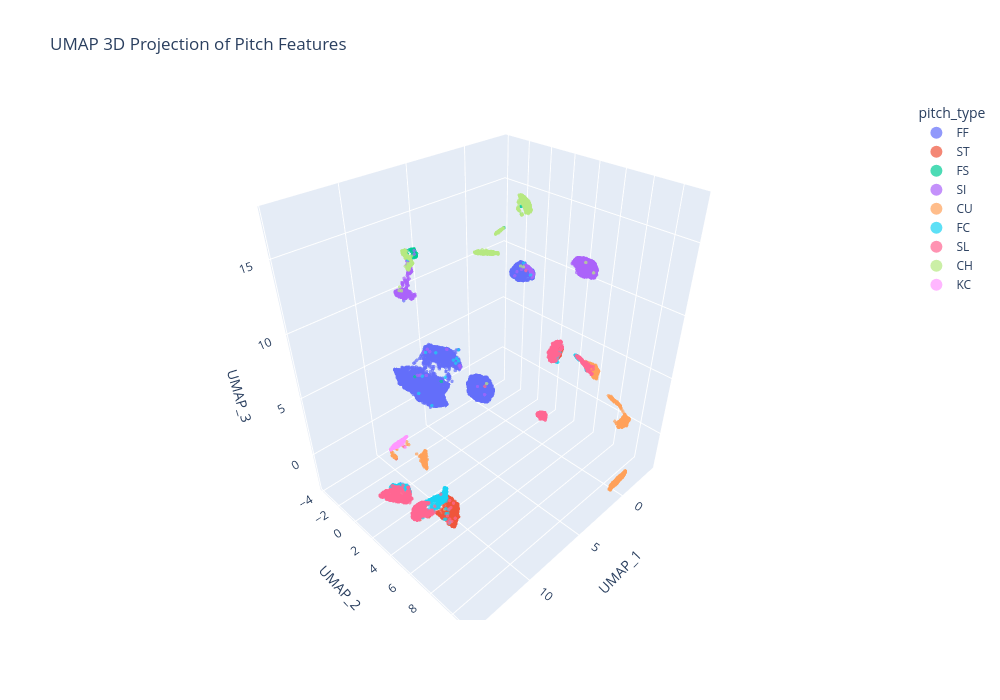

Write notebook code for a chart like this one.
### Code cell
import plotly.express as px

reducer_3d = umap.UMAP(n_components=3, n_neighbors=15, min_dist=0.05,
                        metric='euclidean', random_state=random_state)
embedding_3d = reducer_3d.fit_transform(X_scaled)

embedding_df_3d = pd.DataFrame(embedding_3d, columns=['UMAP_1', 'UMAP_2', 'UMAP_3'])
embedding_df_3d['pitch_type'] = y_umap

fig = px.scatter_3d(
    embedding_df_3d, x='UMAP_1', y='UMAP_2', z='UMAP_3',
    color='pitch_type',
    opacity=0.7,
    title='UMAP 3D Projection of Pitch Features'
)
fig.update_traces(marker=dict(size=2))
fig.update_layout(width=1000, height=700,
                  legend=dict(itemsizing='constant'))
fig.show()

### Figure 1 — Plotly figure (JSON) as saved in the notebook; plotly's stock layout.template omitted (floating-point values rounded to 4 significant figures; data arrays with more than 128 entries replaced by an {"elided": "..."} marker saying what was removed)
{"data": [{"hovertemplate": "pitch_type=FF<br>UMAP_1=%{x}<br>UMAP_2=%{y}<br>UMAP_3=%{z}<extra></extra>", "legendgroup": "FF", "marker": {"color": "#636efa", "opacity": 0.7, "size": 2, "symbol": "circle"}, "mode": "markers", "name": "FF", "scene": "scene", "showlegend": true, "type": "scatter3d", "x": {"elided": "8282 float values"}, "y": {"elided": "8282 float values"}, "z": {"elided": "8282 float values"}}, {"hovertemplate": "pitch_type=ST<br>UMAP_1=%{x}<br>UMAP_2=%{y}<br>UMAP_3=%{z}<extra></extra>", "legendgroup": "ST", "marker": {"color": "#EF553B", "opacity": 0.7, "size": 2, "symbol": "circle"}, "mode": "markers", "name": "ST", "scene": "scene", "showlegend": true, "type": "scatter3d", "x": {"elided": "1168 float values"}, "y": {"elided": "1168 float values"}, "z": {"elided": "1168 float values"}}, {"hovertemplate": "pitch_type=FS<br>UMAP_1=%{x}<br>UMAP_2=%{y}<br>UMAP_3=%{z}<extra></extra>", "legendgroup": "FS", "marker": {"color": "#00cc96", "opacity": 0.7, "size": 2, "symbol": "circle"}, "mode": "markers", "name": "FS", "scene": "scene", "showlegend": true, "type": "scatter3d", "x": [8.136, 8.125, 8.097, 8.069, 8.071, 8.161, 8.288, 8.126, 8.148, 8.28, 8.16, 8.105, 8.229, 8.235, 8.298, 8.091, 8.324, 8.221, 8.282, 8.168, 8.126, 8.116, 8.205, 8.187, 8.085, 8.13, 8.526, 8.585, 8.178, 8.171, 8.167, 8.058, 8.05, 8.071, 8.068, 8.175, 8.189, 8.176, 12.34, 8.094, 8.085, 8.18, 8.145, 8.089, 8.26, 8.351, 8.216, 8.1, 8.152, 8.212, 8.082, 8.154, 8.168, 8.489, 8.555, 8.356, 8.468, 8.357, 8.689, 8.421, 8.198, 8.307, 8.641, 8.602, 8.092, 8.396, 8.475, 8.342, 8.339, 8.397, 8.598, 8.162, 8.461, 8.173, 8.195, 8.17, 8.1, 8.267, 8.162, 8.14, 8.169, 11.62, 8.188, 8.167, 8.143, 8.215, 8.12, 8.081, 8.067, 8.18, 8.248, 8.194, 8.071, 8.097, 8.065, 8.077, 8.091, 8.095, 8.207, 8.311, 8.179, 8.122, 8.459, 8.19, 8.082, 8.082, 8.184, 8.044, 8.245, 8.106, 8.193, 8.049, 8.172, 8.184, 8.071, 8.129, 8.084, 8.035, 8.071, 2.488, 2.341, 2.618, 2.666, 2.582, 2.631, 2.421], "y": [-0.006025, -0.0004963, 0.02508, 0.03378, 0.03349, 0.01851, -0.06678, 0.03024, -0.00364, -0.02979, 0.02298, 0.03108, -0.06931, -0.07426, -0.1159, 0.04013, -0.1833, -0.0276, -0.08492, 0.006282, 0.005633, 0.01663, 0.002943, -0.0317, 0.02521, 0.008072, -0.1934, 0.1235, 0.0005739, 0.01249, 0.01421, 0.04938, 0.03672, 0.03068, 0.0331, 0.042, 0.0134, 0.01207, 4.663, 0.03221, 0.02215, 0.008369, 0.01557, 0.02684, -0.02765, -0.08889, -0.03024, 0.03284, -0.001527, 0.00377, 0.03485, 0.01856, 0.01384, -0.2007, -0.1502, -0.03321, -0.3205, -0.04871, -0.1795, -0.1214, -0.009053, -0.07336, -0.2166, -0.1886, 0.01643, -0.03783, -0.001196, -0.06567, -0.07397, -0.2269, -0.02854, 0.007975, -0.2782, -0.08368, -0.03184, 0.004297, 0.04122, -0.06543, 0.008541, 0.0236, -0.00814, 6.04, -0.005554, 0.02777, 0.01771, -0.005856, 0.01542, 0.01816, 0.0281, 0.004156, -0.02538, 0.0009137, 0.02594, 0.03048, 0.02937, 0.04525, 0.03833, 0.01834, -0.01209, -0.07521, 0.01124, 0.0264, -0.281, 0.01077, 0.01808, 0.024, 0.01696, 0.05222, -0.04073, 0.03388, -0.0004427, 0.06201, 0.01316, 0.008423, 0.03326, 0.02917, 0.02344, 0.06372, 0.05113, 3.188, 3.159, 1.917, 1.847, 1.961, 1.881, 3.223], "z": [14.32, 14.24, 14.44, 14.34, 14.34, 14.54, 14.69, 14.22, 14.38, 14.24, 14.73, 14.53, 14.45, 14.42, 14.61, 14.5, 14.19, 14.68, 14.61, 14.68, 14.39, 14.42, 14.77, 14.4, 14.33, 14.5, 14.71, 13.61, 14.7, 14.72, 14.71, 14.36, 14.27, 14.33, 14.32, 14.79, 14.76, 14.74, 10.09, 14.46, 14.31, 14.73, 14.62, 14.31, 14.78, 14.76, 14.26, 14.5, 14.45, 14.77, 14.49, 14.68, 14.71, 14.18, 14.23, 13.99, 14.47, 14.23, 14.77, 14.76, 14.72, 14.73, 14.53, 14.52, 14.28, 13.92, 13.81, 14.71, 14.01, 14.19, 13.86, 14.39, 14.19, 14.16, 14.35, 14.69, 14.51, 14.4, 14.67, 14.69, 14.62, 10.11, 14.71, 14.72, 14.64, 14.76, 14.46, 14.24, 14.26, 14.72, 14.78, 14.7, 14.26, 14.52, 14.26, 14.5, 14.52, 14.25, 14.74, 14.79, 14.75, 14.58, 14.47, 14.76, 14.29, 14.3, 14.76, 14.27, 14.71, 14.55, 14.73, 14.34, 14.74, 14.72, 14.31, 14.64, 14.3, 14.46, 14.51, 16.69, 16.16, 14.95, 14.88, 14.99, 14.92, 16.68]}, {"hovertemplate": "pitch_type=SI<br>UMAP_1=%{x}<br>UMAP_2=%{y}<br>UMAP_3=%{z}<extra></extra>", "legendgroup": "SI", "marker": {"color": "#ab63fa", "opacity": 0.7, "size": 2, "symbol": "circle"}, "mode": "markers", "name": "SI", "scene": "scene", "showlegend": true, "type": "scatter3d", "x": {"elided": "2242 float values"}, "y": {"elided": "2242 float values"}, "z": {"elided": "2242 float values"}}, {"hovertemplate": "pitch_type=CU<br>UMAP_1=%{x}<br>UMAP_2=%{y}<br>UMAP_3=%{z}<extra></extra>", "legendgroup": "CU", "marker": {"color": "#FFA15A", "opacity": 0.7, "size": 2, "symbol": "circle"}, "mode": "markers", "name": "CU", "scene": "scene", "showlegend": true, "type": "scatter3d", "x": {"elided": "2431 float values"}, "y": {"elided": "2431 float values"}, "z": {"elided": "2431 float values"}}, {"hovertemplate": "pitch_type=FC<br>UMAP_1=%{x}<br>UMAP_2=%{y}<br>UMAP_3=%{z}<extra></extra>", "legendgroup": "FC", "marker": {"color": "#19d3f3", "opacity": 0.7, "size": 2, "symbol": "circle"}, "mode": "markers", "name": "FC", "scene": "scene", "showlegend": true, "type": "scatter3d", "x": {"elided": "1092 float values"}, "y": {"elided": "1092 float values"}, "z": {"elided": "1092 float values"}}, {"hovertemplate": "pitch_type=SL<br>UMAP_1=%{x}<br>UMAP_2=%{y}<br>UMAP_3=%{z}<extra></extra>", "legendgroup": "SL", "marker": {"color": "#FF6692", "opacity": 0.7, "size": 2, "symbol": "circle"}, "mode": "markers", "name": "SL", "scene": "scene", "showlegend": true, "type": "scatter3d", "x": {"elided": "3427 float values"}, "y": {"elided": "3427 float values"}, "z": {"elided": "3427 float values"}}, {"hovertemplate": "pitch_type=CH<br>UMAP_1=%{x}<br>UMAP_2=%{y}<br>UMAP_3=%{z}<extra></extra>", "legendgroup": "CH", "marker": {"color": "#B6E880", "opacity": 0.7, "size": 2, "symbol": "circle"}, "mode": "markers", "name": "CH", "scene": "scene", "showlegend": true, "type": "scatter3d", "x": {"elided": "1744 float values"}, "y": {"elided": "1744 float values"}, "z": {"elided": "1744 float values"}}, {"hovertemplate": "pitch_type=KC<br>UMAP_1=%{x}<br>UMAP_2=%{y}<br>UMAP_3=%{z}<extra></extra>", "legendgroup": "KC", "marker": {"color": "#FF97FF", "opacity": 0.7, "size": 2, "symbol": "circle"}, "mode": "markers", "name": "KC", "scene": "scene", "showlegend": true, "type": "scatter3d", "x": {"elided": "396 float values"}, "y": {"elided": "396 float values"}, "z": {"elided": "396 float values"}}], "layout": {"height": 700, "legend": {"itemsizing": "constant", "title": {"text": "pitch_type"}, "tracegroupgap": 0}, "scene": {"domain": {"x": [0, 1], "y": [0, 1]}, "xaxis": {"title": {"text": "UMAP_1"}}, "yaxis": {"title": {"text": "UMAP_2"}}, "zaxis": {"title": {"text": "UMAP_3"}}}, "title": {"text": "UMAP 3D Projection of Pitch Features"}, "width": 1000}}
